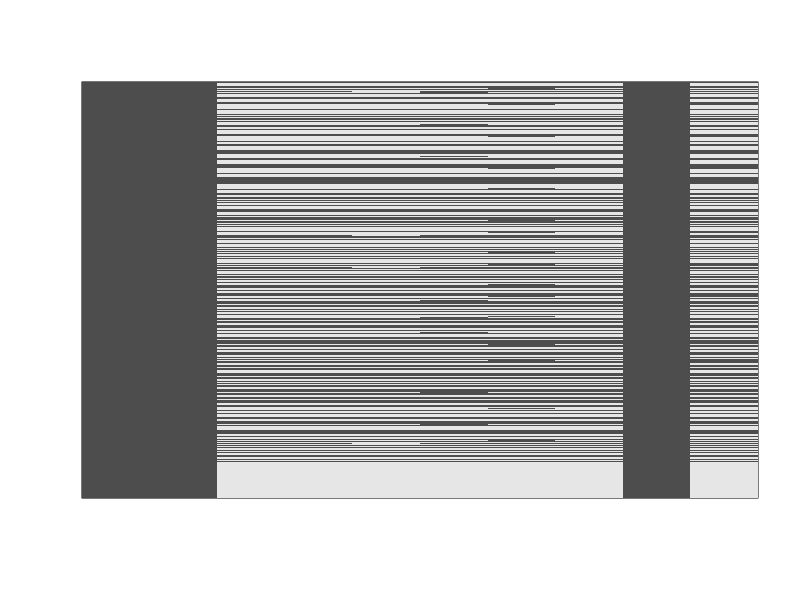

The R script that drew this image:
# overview

rm(list = ls())

df = read.csv('preped_data.csv', header = T, stringsAsFactors = F)
df$date = as.Date(df$date, format = '%Y-%m-%d')
df$nform = factor(df$nform)
str(df)

plot.na = function(df,col=NULL,...){
  df = is.na(df)
  if(is.null(col)){col=grey.colors(2)}
  image(t(apply(df,2,rev)),col=grey.colors(2),yaxt="n",xaxt="n",xlab="",ylab="",...)
}



# super general summary ---------------------------------------------------

str(df)
dim(df)
plot.na(df)
lapply(df, function(x) length(unique(x)))

